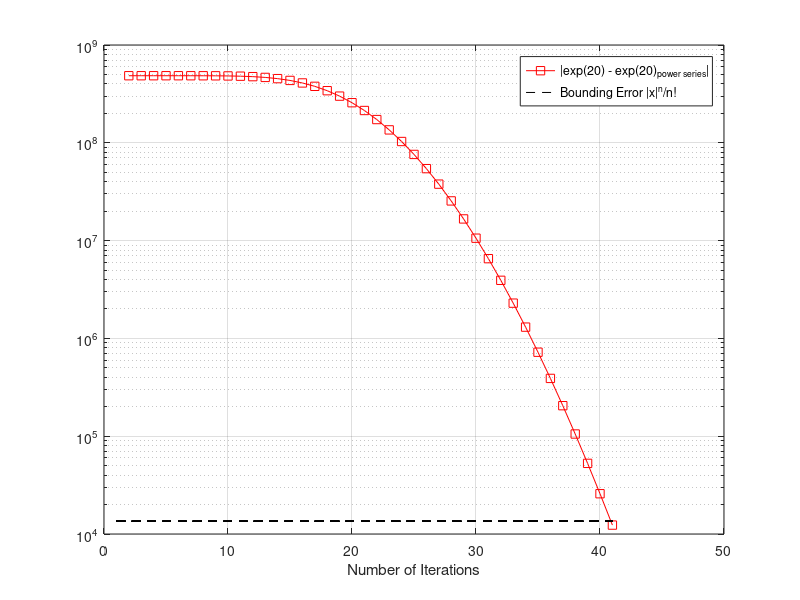
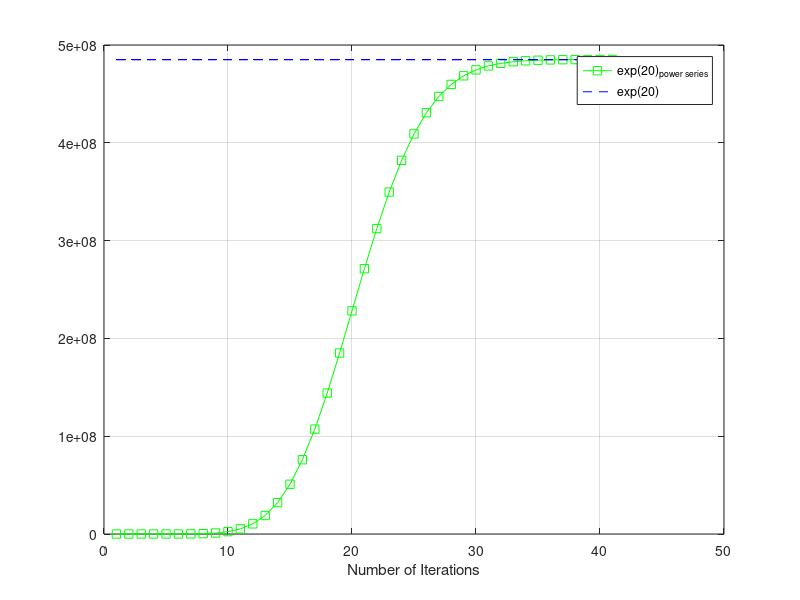

MATLAB code for these plots, in order:

x = 20;

N = ceil(2*abs(x));

Y = zeros(N,1);
Y(1) = 1;
E = zeros(N,1);

for i = 1:N
  Y(i + 1) = Y(i) + x^i/factorial(i);
  E(i + 1) = abs(Y(i + 1) - exp(x))
end

% Calculate theoretical bounding error
be = abs(x)^N / factorial(N);

h = figure();
semilogy(1:N + 1, E, "-sr"); hold on
semilogy(1:N + 1, ones(N+ 1)*be, "--k");
grid();
%title('Error of exp(10) through power series');
%ylabel('|exp(10) - exp(10)_{power series}|');
xlabel("Number of Iterations");
legend('|exp(20) - exp(20)_{power series}|', 'Bounding Error |x|^n/n!');

set(h,'PaperSize',[5 5]);
%print(h2,'pi_plot', '-dpng', '-r300', '-bestfit');
print(h,'exp_err_plot20', '-dpng', '-r300');

h2 = figure();
plot(1:N + 1, Y, "-sg"); hold on
plot(1:N + 1, ones(N+1)*exp(x), "--b");
grid();
#title('Value of exp(10) through power series');
xlabel("Number of Iterations");
legend('exp(20)_{power series}', 'exp(20)');
%tight();

set(h2,'PaperSize',[5 5]);
%print(h2,'pi_plot', '-dpng', '-r300', '-bestfit');
print(h2,'exp_plot20', '-dpng', '-r300');


